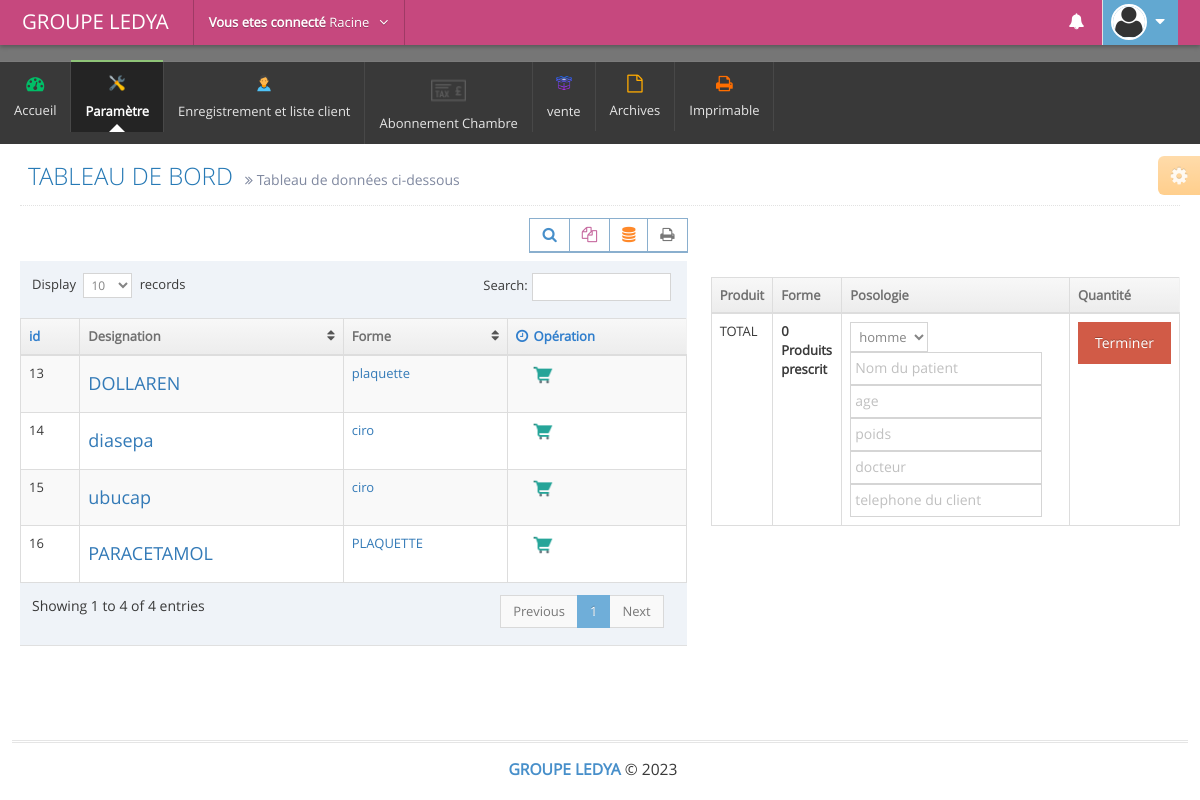
The app's page /admin/ordonance.php (signed in) with its own data.
### tables this page shows
CREATE TABLE `produits` (
  `id` int(11) NOT NULL,
  `code_produits` text NOT NULL,
  `nom_produits` text NOT NULL,
  `type_produits` text NOT NULL,
  `posologie` text NOT NULL,
  `libelle` text NOT NULL,
  `prix` float NOT NULL
);

### admin/ordonance.php (the view, shortened to what this page needs)
            <?php include('includes/link.php'); ?>
            <?php include('includes/hea.php'); ?>
            <?php include'db/connectbdd.php';?>
            <div class="main-content">
            	<div class="main-content-inner">
            		<div class="page-content">
            			<div class="ace-settings-container" id="ace-settings-container">
            				<div class="btn btn-app btn-xs btn-warning ace-settings-btn" id="ace-settings-btn">
            					<i class="ace-icon fa fa-cog bigger-130"></i>
            				</div>
       </div>
       <div class="page-header">
        <h1>
          TABLEAU DE BORD
          <small>
            <i class="ace-icon fa fa-angle-double-right"></i>
            Tableau de données ci-dessous
        </small>
    </h1>
</div>
<div class="row">
   <div class="col-xs-12">
     <div class="row">
       <div class="col-lg-7">
         <div class="row">
           <div class="col-xs-12">
            <div class="row">
                <div class="col-xs-12">
                   <div class="clearfix">
                      <div class="pull-right tableTools-container"></div></div>
                      <div>
                          <table id="dynamic-table" class="table table-striped table-bordered table-hover">
                           <thead>
                            <tr> <th >
                                id
                            </th>
                            <th>Designation</th>
                            <th>Forme</th>
                            <th>
                                <i class="ace-icon fa fa-clock-o bigger-110 hidden-480"></i>
                                Opération
                            </th>
                        </tr>
                    </thead>
            <tbody>
               <?php
               $requete2 = mysqli_query($connection,"SELECT *FROM produits");
               while ($garde = mysqli_fetch_assoc($requete2)) {  ?>
                 <tr>
                   <td >
                     <?php echo $garde['id'];  ?>
                 </td>
                 <td><a href="#"><h4><?php echo $garde['nom_produits'];  ?>  </h4></a></td>
                 <td><a href=""><?php echo $garde['type_produits']; ?> </a></td>
                 <td>
                    <div class="hidden-sm hidden-xs action-buttons">
                     <a class="blue" href="ordonance.php?credit=<?php echo $garde['id']; ?>" >
                       <i class="ace-icon fa fa- bigger-130"> <img src="icones/shopping_cart_48px.png" style="width:45%" style="color: red;"></i></a>
                   </div>
                           </td></tr>
                       <?php }
                       ?>
                   </tbody>
               </table>
           </div>
       </div>
   </div>
</div>
</div>
</div>
<div class="col-lg-5">
<br><br><br>
<table class="table table-bordered">
    <thead>
<tr>                <th scope="col">Produit</th>
    <th scope="col">Forme</th>
    <th scope="col">Posologie</th>
    <th scope="col">Quantité</th>
</tr>
</thead>
<footer>
    <tr>
        <td>TOTAL </td>
        <td><strong>   <?php  $requete2 = mysqli_query($connection,"SELECT count(id) as normale FROM ordonances where etat=0 ");
        while ($garde = mysqli_fetch_assoc($requete2)) {
           $nn=$garde['normale'];
           echo $nn;
       }
   ?> Produits prescrit</strong></td>
    <form method="post">
<td>
    <select name="sexe">
        <option>homme</option>
    </select>
    <input type="text" name="nom" placeholder="Nom du patient">
        <input type="tel" name="age" placeholder="age">
    <input type="tel" name="poids" placeholder="poids">
<input type="tel" name="docteur" placeholder="docteur">
<input type="tel" name="tel" placeholder="telephone du client"></td>
        <td><input type="submit" name="valider" value="Terminer"class="btn btn-danger"></td>
    </form>
</tr>
</footer>
</table>
<br><br>
</div>
</div>
</div>
</div>
</div>
</div>
</div>
<?php include('includes/ft.php'); ?>
</body>
</html>

### records on screen
produits: id "13", nom_produits "DOLLAREN", type_produits "plaquette"
produits: id "14", nom_produits "diasepa", type_produits "ciro"
produits: id "15", nom_produits "ubucap", type_produits "ciro"
produits: id "16", nom_produits "PARACETAMOL", type_produits "PLAQUETTE"

### other values on screen
$username "Racine"
$nn "0"
